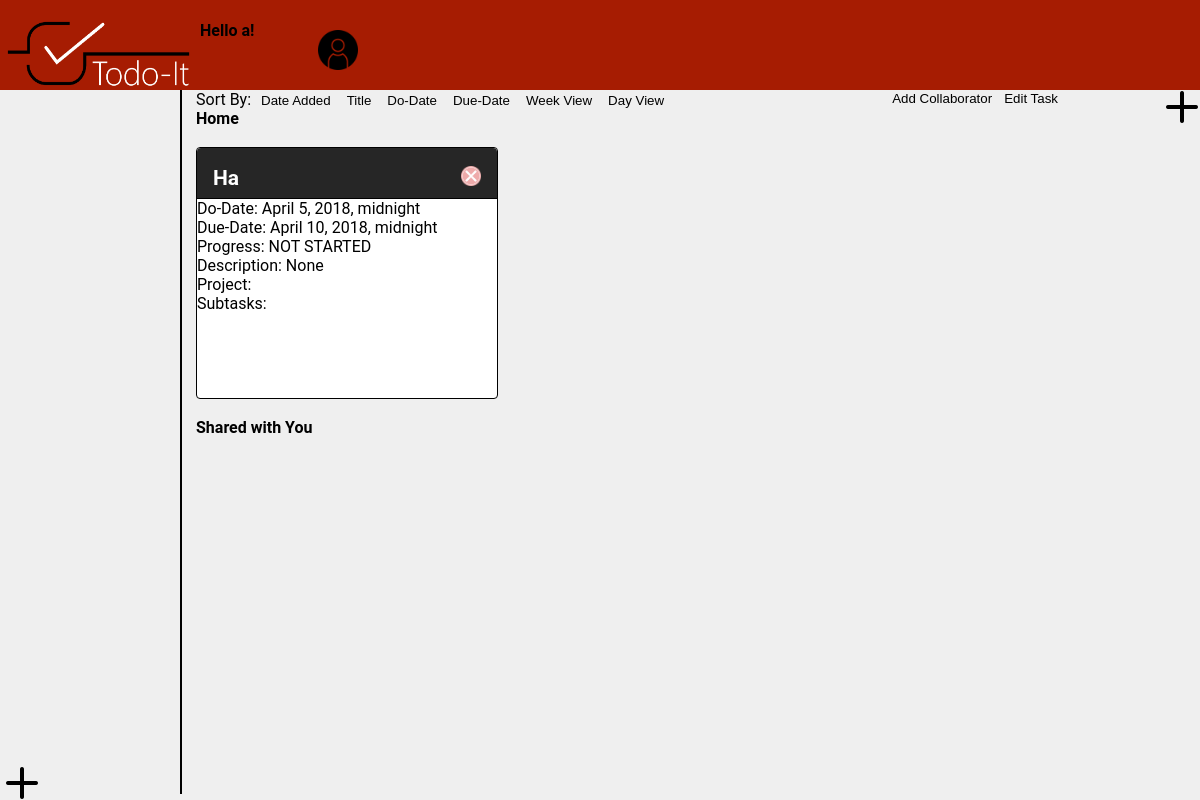
Page /task/home (signed in) on the earlier database version.
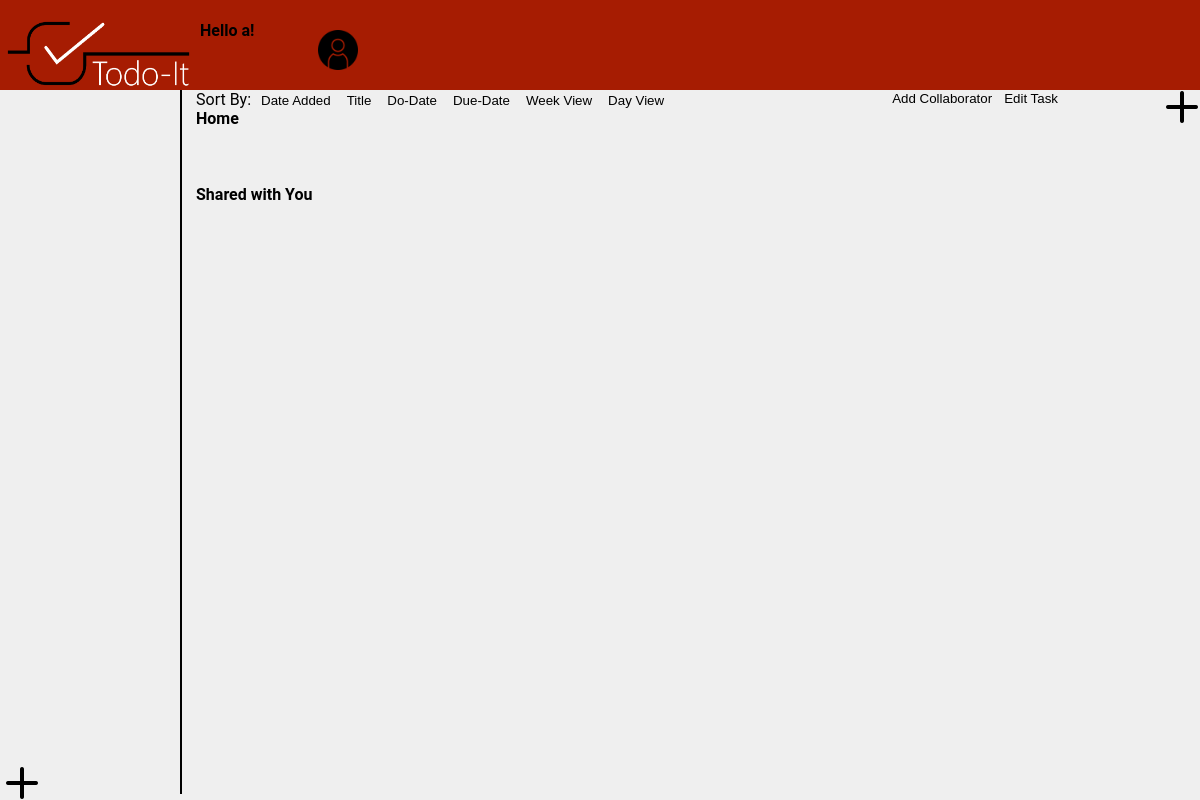
Same page on the later database version.
### task/models.py (models this page shows)
class Task(models.Model):
    title = models.CharField(max_length=128)  # temp max length
    description = models.CharField(max_length=300, default='Add a description')
    progress = models.CharField(max_length=20, default='Set progress')
    do_date = models.DateTimeField(auto_now=False, auto_now_add=False)
    due_date = models.DateTimeField(auto_now=False, auto_now_add=False)
    is_sub = models.BooleanField(default=False)
    parent = models.CharField(max_length=128, null=True)
    project = models.CharField(max_length=128, null=True)
    user = models.ForeignKey(User, on_delete=models.CASCADE, null=True)

### task/views.py (the view, shortened to what this page needs)
# urls.py: path('home', views.home, name='home'),
@login_required
def home(request, delete=''):
	  date = datetime.date.today()
	  start_week = date - datetime.timedelta(date.weekday())
	  end_week = start_week + datetime.timedelta(7)
	  form = taskform()
	  form2 = projectform()
	  form3 = subtaskform()
	  form4 = collabform()
	  weekly = Task.objects.filter(due_date__range=[start_week, end_week])
	  daily = Task.objects.filter(due_date__date=datetime.date.today())
	  tasks = Task.objects.all().filter(user=request.user)
	  projects = Project.objects.all().filter(user=request.user)
	  collabs = request.user.collab.replace(' ', '').split(',')
	  users1 = User.objects.filter(username__in=collabs)
	  users = Task.objects.filter(user__in=users1)
	  weekly=""
	  daily=""
	  if request.method == 'GET':
	      Task.objects.filter(title=request.GET.get('delete', False))
	      weekly = Task.objects.filter(due_date__range=[start_week, end_week])
	      daily = Task.objects.filter(due_date__date=datetime.date.today())
	      tasks = Task.objects.all().filter(user=request.user)
	      form = taskform()
	      return render(request, 'task/home.html', {'users': users, 'tasks': tasks, 'projects': projects, 'form': form, 'form2': form2, "form3": form3, 'form4': form4, "currentproject": "", "weekly": weekly, "daily": daily})

### task/forms.py
class taskform(forms.Form):
    title = forms.CharField(label='', max_length=128, widget=forms.TextInput(
        attrs={'placeholder': 'Task Title'}))
    dodate = forms.DateTimeField(label='', widget=forms.TextInput(
        attrs={'placeholder': 'Do-Date'}))
    duedate = forms.DateTimeField(label='', widget=forms.TextInput(
        attrs={'placeholder': 'Due-Date'}))
    progress = forms.ChoiceField(label='Progress', choices=PROGRESS_CHOICES)  #
    description = forms.CharField(label='', max_length=100, widget=forms.TextInput(
        attrs={'placeholder': 'Description'}))
    project = forms.CharField(label='', max_length=128, required=False, widget=forms.TextInput(
        attrs={'placeholder': 'Parent Project'}))

class projectform(forms.Form):
    title = forms.CharField(label='', max_length=128, widget=forms.TextInput(
        attrs={'placeholder': 'Project Title'}))
    duedate = forms.DateTimeField(label='', widget=forms.TextInput(
        attrs={'placeholder': 'Due-Date'}))
    parent = forms.CharField(label='', max_length=128, widget=forms.TextInput(
        attrs={'placeholder': 'Parent Project'}))

### task/templates/task/home.html (shortened to what this page needs)
<!DOCTYPE html>
<html>
    <head>
      {% load static %}
      <link rel = "stylesheet" type = "text/css" href = "{% static 'task/css/home.css' %}">
    </head>
    <body>
        <div class = "topnav">
            <a href = "{% url 'home' %}"> <img src = "{% static 'task/images/Logo (White).png' %}" height = 90px width = 200px align = "left"> </a>
            <div>
                {% if user.is_authenticated %}
                    <b> Hello {{ user.username }}! </b>
                {% endif %}
                <div class="dropdown">
                        <a id="user_pic"> <img src="{% static 'task/images/user.png' %}" height=40px width=40px align="right"></a>
                </div>
            </div>
        </div>
        <div class = "sidenav">
            <button onclick="document.getElementById('id02').style.display='block'"><img src="{% static 'task/images/plus.png' %}" width=25% height=25% align="left" padding-right="1px"></button>
        </div>
        <div class = "mainWindow">
            <button onclick="document.getElementById('id01').style.display='block'"><img src="{% static 'task/images/plus.png' %}" width=25% height=25% align="right"></button>
            <button onclick="document.getElementById('id05').style.display='block'">Edit Task</button>
            <button onclick="document.getElementById('id04').style.display='block'">Add Collaborator</button>
            <div class="sorts">
                <form action= "{% url 'projecthome' project=currentproject %}" method="post">
                    Sort By:
                    <input type="submit" name="sortadded" value="Date Added">
                    <input type="submit" name="sorttitle" value="Title">
                    <input type="submit" name="sortdo" value="Do-Date">
                    <input type="submit" name="sortdue" value="Due-Date">
                    <input type="submit" name="sortweek" value="Week View">
                    <input type="submit" name="sortday" value="Day View">
                </form>
            </div>
            {% if currentproject == "" %}
                <b>Home</b><br/><br/>
                {% for result in tasks %}
                    {% if not result.is_sub %}
                        <div class="subprojects">
                            <header class="subprojects-title">
                                <h2>{{result.title}}
                                <a href="{% url 'delete' delete=result.title name=result.title %}"><img src="{% static 'task/images/delete.png' %}" height=20px width=20px align="right"></a></h2>
                            </header>
                            <div class="subprojects-content">
                                Do-Date: {{result.do_date}}<br/>
                                Due-Date: {{result.due_date}}<br/>
                                Progress: {{result.progress}}<br/>
                                Description: {{result.description}}<br/>
                                Project: {{result.project}}<br/>
                                Subtasks:
                            </div>
                        </div>
                    {% endif %}
                {% endfor %}
                <br/><br/><b>Shared with You</b><br/><br/>
            {% endif %}
        </div>
    </body>
</html>

Differences in the rows shown:
removed Task: title "Ha", is_sub False (drawn), do_date "April 5, 2018, midnight", due_date "April 10, 2018, midnight", progress "NOT STARTED", description "None"
